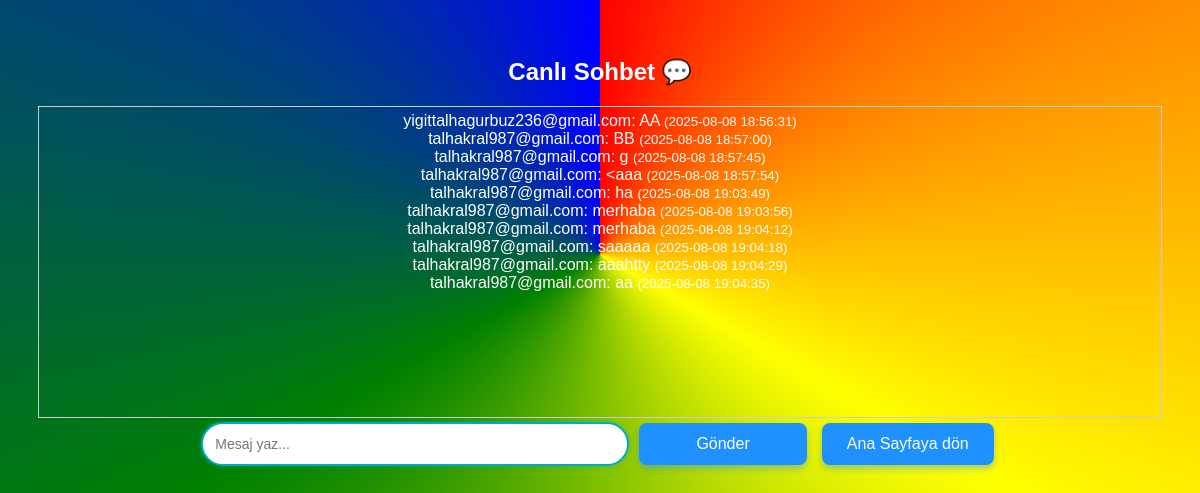
/canli_sohbet (signed in), run on the app's committed database.
### main.py (models this page shows)
class ChatMessage(db.Model):
    id = db.Column(db.Integer, primary_key=True)
    username = db.Column(db.String(100), nullable=False)
    message = db.Column(db.Text, nullable=False)
    timestamp = db.Column(db.String(50), nullable=False)

### main.py (the view)
@app.route('/canli_sohbet')
def canli_sohbet():
    if 'user_id' not in session:
        return redirect(url_for('login', next=request.path))
    user = User.query.get(session['user_id'])
    if not user:  # Kullanıcı bulunamadıysa
        session.clear()
        return redirect(url_for('login', next=request.path))
    messages = ChatMessage.query.order_by(ChatMessage.id).all()
    return render_template('canli_sohbet.html', username=user.login, messages=messages)

### templates/canli_sohbet.html (shortened to what this page needs)
<!DOCTYPE html>
<html lang="tr">
<head>
    <link rel="stylesheet" href="{{ url_for('static', filename='css/style.css') }}">
</head>
<body>
    <h2>Canlı Sohbet 💬</h2>
    <div id="messages">
        {% for m in messages %}
            <div>{{ m.username }}: {{ m.message }} <small>({{ m.timestamp }})</small></div>
        {% endfor %}
    </div>
    <input id="msg" type="text" placeholder="Mesaj yaz..." autofocus>
    <button id="sendBtn">Gönder</button>
    <button type="button" onclick="window.location.href='{{ url_for('home') }}'">Ana Sayfaya dön</button>
</body>
</html>

### static/css/style.css (style rules this page uses)
body { font-family: Arial, sans-serif; background: conic-gradient(red, yellow, green, blue); color: white; text-align: center; padding: 30px; }
html { scroll-behavior:smooth }
button { background-color: #1e90ff; color: white; border: none; padding: 12px 25px; margin: 5px; border-radius: 8px; font-size: 16px; cursor: pointer; transition: background-color 0.3s ease, transform 0.2s ease; box-shadow: 0 4px 6px rgba(30, 144, 255, 0.4); }
#messages { border: 1px solid #ccc; height: 300px; overflow-y: scroll; padding: 5px; }
#sendBtn { width: 15%; }
#msg { width: 100%; max-width: 400px; padding: 12px; font-size: 14px; border: 2px solid #ccc; border-radius: 25px; outline: none; transition: all 0.3s ease; box-shadow: inset 0 1px 3px rgba(0,0,0,0.1); }

### data on the page
ChatMessage: username "yigittalhagurbuz236@gmail.com", message "AA", timestamp "2025-08-08 18:56:31"
ChatMessage: username "talhakral987@gmail.com", message "BB", timestamp "2025-08-08 18:57:00"
ChatMessage: username "talhakral987@gmail.com", message "g", timestamp "2025-08-08 18:57:45"
ChatMessage: username "talhakral987@gmail.com", message "<aaa", timestamp "2025-08-08 18:57:54"
ChatMessage: username "talhakral987@gmail.com", message "ha", timestamp "2025-08-08 19:03:49"
ChatMessage: username "talhakral987@gmail.com", message "merhaba", timestamp "2025-08-08 19:03:56"
ChatMessage: username "talhakral987@gmail.com", message "merhaba", timestamp "2025-08-08 19:04:12"
ChatMessage: username "talhakral987@gmail.com", message "saaaaa", timestamp "2025-08-08 19:04:18"
ChatMessage: username "talhakral987@gmail.com", message "aaahtty", timestamp "2025-08-08 19:04:29"
ChatMessage: username "talhakral987@gmail.com", message "aa", timestamp "2025-08-08 19:04:35"
